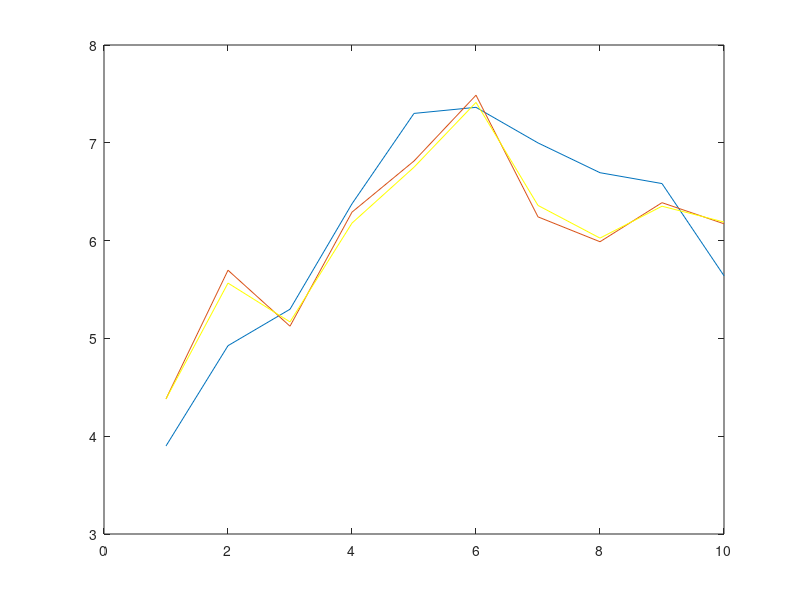

Source code (MATLAB):
nt = 10 %number of data points
obs_noise=0.3%obervation noise
gain=.9 % kalman gain conifidence in the previous measure
X(1) = 3.9 % starting posistion
%measurment update?
obs(1)=X(1)+randn()*obs_noise;%starting point for first observation + noise
estimate(1)=obs (1) %estimate of obs
for it=2:nt
    X(it)=X(it-1)+randn(); % line in which model values are outlined
    obs(it) =X(it)+randn()*obs_noise;
    error=estimate(it-1)-obs(it)
    estimate(it)=estimate(it-1)-error*gain;
    
    
    
end

clf;

plot(X)
hold on
plot (obs)
plot (estimate, 'y')


